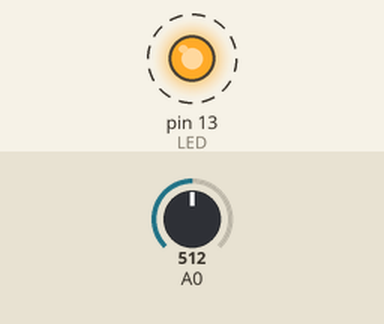
Bench run of a sketch on a simulated Arduino Uno, built with avr-gcc and run on an emulated ATmega328P. Parts: output pins drawn as LEDs (lit = HIGH). Dashed ring = blinking. The test bench sets the inputs (shaded band); at power-on: A0 = 512. What the sketch prints to the serial monitor is not drawn.

Above: at 1.65 s.
1.7 s: A0 set to 0
Timing chart, 0 to 11.3 s (numbered marks = the images above; inputs shaded):
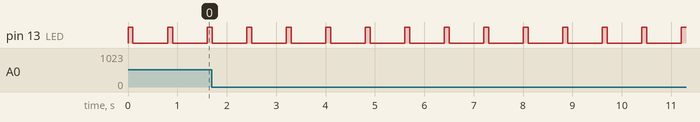

The sketch:

first_led.ino
```cpp
//first led light
#define LED 13
#define LED1 12
#define LED2 11
#define LED3 10
#define LED4 9
#define LED5 8
#define LED6 7
#define LED7 6
void setup() {
 pinMode(LED, OUTPUT);
  Serial.begin(115200);
}


double Thermister(int RawADC) {
 double Temp;
 Temp = log(((10240000/RawADC) - 10000));
 Temp = 1 / (0.001129148 + (0.000234125 + (0.0000000876741 * Temp * Temp ))* Temp );
 Temp = Temp - 273.15;
 Temp = (Temp * 9.0)/ 5.0 + 32.0;
 return Temp;
}

void loop() {

//  int val;
//  val=analogRead(0);
//  Serial.println(val);
//  delay(1000);

  int val;
  double temp;
  val=analogRead(0);
  temp=Thermister(val);
  Serial.println(temp);

  digitalWrite(LED, HIGH);
  delay(100);
  digitalWrite(LED1, HIGH);
  digitalWrite(LED, LOW);
  delay(100);
  digitalWrite(LED2, HIGH);
  digitalWrite(LED1, LOW);
    delay(100);
  digitalWrite(LED3, HIGH);
  digitalWrite(LED2, LOW);
    delay(100);
  digitalWrite(LED4, HIGH);
  digitalWrite(LED3, LOW);
   delay(100);
  digitalWrite(LED5, HIGH);
  digitalWrite(LED4, LOW);
   delay(100);
  digitalWrite(LED6, HIGH);
  digitalWrite(LED5, LOW);
    delay(100);
  digitalWrite(LED7, HIGH);
  digitalWrite(LED6, LOW);
    delay(100);
  digitalWrite(LED7, LOW);

// int x = 1000;
// int z = -10;
// while(1) {
// if (x = 50) {
//   z = 10;
// }
// digitalWrite(LED, HIGH);
// delay(x);
// digitalWrite(LED, LOW);
// delay(750);
// x += z;
//}
}
```

Measured:
- by itself, pin 13 (LED): alternates HIGH for 0.10 s and LOW for 0.70 s
